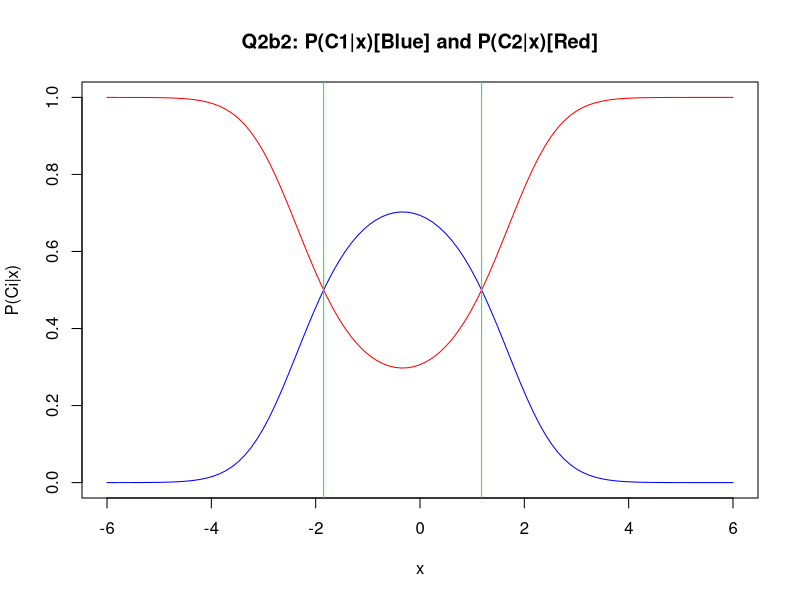

Recreate this plot in R.
# BLG 527E Machine Learning HW1 Q2b2
# Author: Tugrul Yatagan 504161551

sample_num <- 10000
range <- 6


p_c1_x_func <- function(x) {
  exp((-x^2)/2) / ( exp((-x^2)/2) + 0.5 * exp(-((x-1)^2)/8) )
}

p_c2_x_func <- function(x) {
  0.5 * exp(-((x-1)^2)/8) / ( exp((-x^2)/2) + 0.5 * exp(-((x-1)^2)/8) )
}

plot(p_c1_x_func, -range, range, col='blue', main = "Q2b2: P(C1|x)[Blue] and P(C2|x)[Red]", ylab = "P(Ci|x)", ylim=c(0, 1))
plot(p_c2_x_func, -range, range, col='red', add = T)

rt1 <- uniroot(function(x)  p_c1_x_func(x) - p_c2_x_func(x)  , c(0,range), tol=1e-8)     
rt2 <- uniroot(function(x)  p_c1_x_func(x) - p_c2_x_func(x)  , c(-range,0), tol=1e-8)     

rt1$root
rt2$root

abline(v=rt1$root, col="green")
abline(v=rt2$root, col="green")